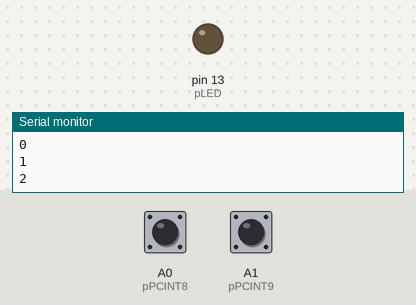
This sketch was run on a simulated Arduino Uno, built with avr-gcc and run on an emulated ATmega328P. Shown: output pins drawn as LEDs (lit = HIGH), the last lines printed to the serial monitor. Inputs (shaded band) come from the test bench; at power-on: A0 (pPCINT8) HIGH, A1 (pPCINT9) HIGH.

Above: at 1.2 s.
1.3 s: A0 (pPCINT8) pulled LOW for 0.15 s
At 2.4 s:
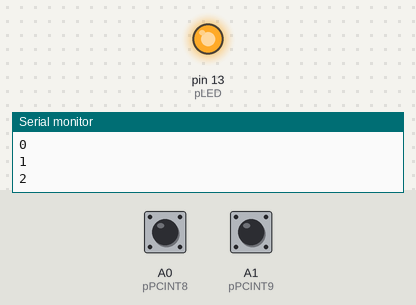
2.9 s: A1 (pPCINT9) pulled LOW for 0.15 s
At 3.6 s:
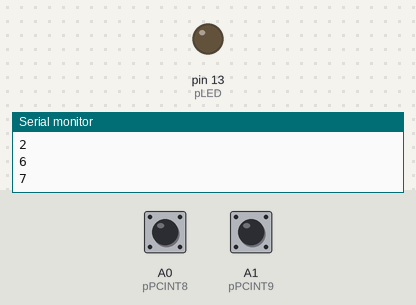
4.5 s: A0 (pPCINT8) pulled LOW for 1 s
At 4.9 s:
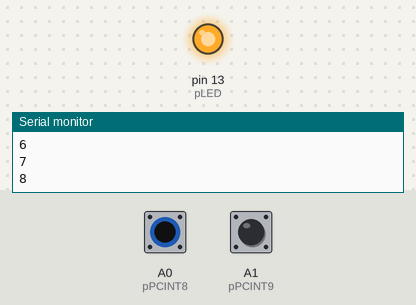
Timing chart, 0 to 7.5 s (numbered marks = the images above; inputs shaded):
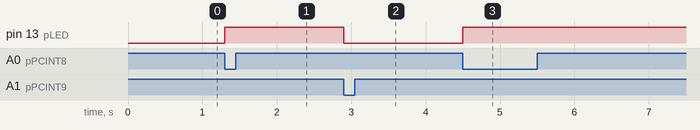

Measured:
- after the input at 1.3 s, pin 13 (pLED): LOW → HIGH at once
- after the input at 2.9 s, pin 13 (pLED): HIGH → LOW at once
- after the input at 4.5 s, pin 13 (pLED): LOW → HIGH at once

The sketch:

PCInt.ino
```cpp
// (licence header left out)
#include <avr/io.h>
// ISR interrupt service routine
#include <avr/interrupt.h>

const int pLED = 13;             // LED at Pin13
const int pPCINT8 = A0;          // PCINT8 at Analog In 0
const int pPCINT9 = A1;          // PCINT9 at Analog In 1

volatile boolean iflag = true;

int idx;

// Install the interrupt routine for PCINT
ISR(PCINT1_vect)
{
  if ( !(PINC & (1<<PINC0)) ) // Detects Change at Analog In 0
  {
    iflag = false;
    digitalWrite(pLED, HIGH);
  }
  if ( !(PINC & (1<<PINC1)) ) // Detects Change at Analog In 1
  {
    iflag = true;
    digitalWrite(pLED, LOW);
  }
}

void setup()
{
  Serial.begin(19200);
  pinMode(pLED, OUTPUT);
  digitalWrite(pLED, LOW);

  pinMode(pPCINT8, INPUT);
  digitalWrite(pPCINT8, HIGH); // Pullup active

  pinMode(pPCINT9, INPUT);
  digitalWrite(pPCINT9, HIGH); // Pullup active

  PCICR = 1<<PCIE1; // PCINT8 - PCINT15 enabled
  Serial.print("PCICR: "); Serial.println(PCICR, HEX);
  PCMSK1 |= (1<<PCINT8);    //  tell pin change mask to listen to Analog In 0
  Serial.print("PCMSK1: "); Serial.println(PCMSK1, HEX);
  PCMSK1 |= (1<<PCINT9);    //  tell pin change mask to listen to Analog In 0
  Serial.print("PCMSK1: "); Serial.println(PCMSK1, HEX);
  sei();
  Serial.println("Setup finished.");
}

void loop()
{
  if (iflag) Serial.println(idx);  // iflag controls serial output
  idx++;
  delay(500);
}
```
